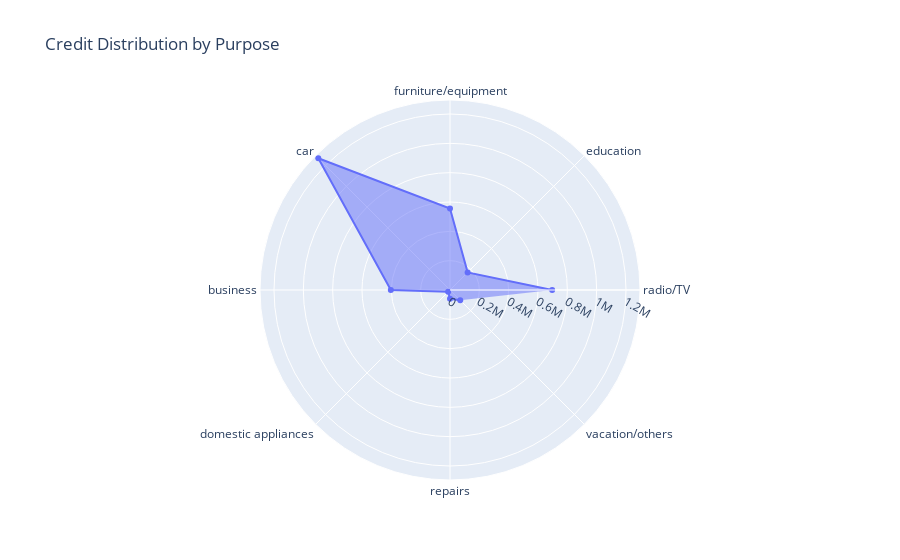

The notebook cell saved with this chart:
### Code cell
data = [
    go.Scatterpolar(
        r = find_things(),
        theta = df['Purpose'].unique().tolist(),
        fill='toself',
    )
]
layout = go.Layout(
    title= "Credit Distribution by Purpose"
)
fig = dict(data=data, layout=layout)
iplot(fig)

### Figure 1 — Plotly figure (JSON) as saved in the notebook; plotly's stock layout.template omitted (floating-point values rounded to 4 significant figures)
{"data": [{"fill": "toself", "r": [696543, 169873, 555125, 1269881, 403330, 17976, 60018, 98512], "theta": ["radio/TV", "education", "furniture/equipment", "car", "business", "domestic appliances", "repairs", "vacation/others"], "type": "scatterpolar"}], "layout": {"title": {"text": "Credit Distribution by Purpose"}}}
